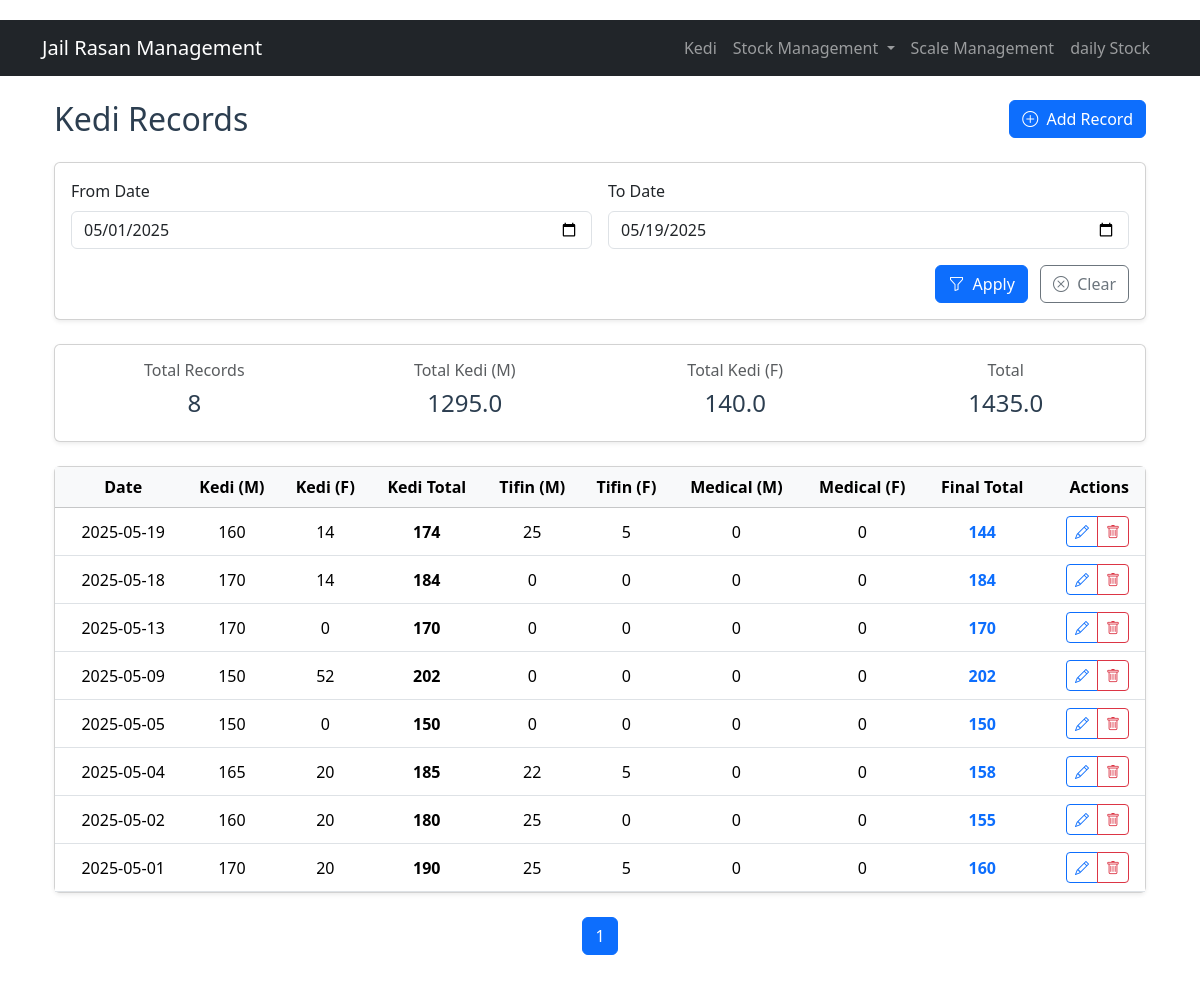
Page /kedi on the earlier database version.
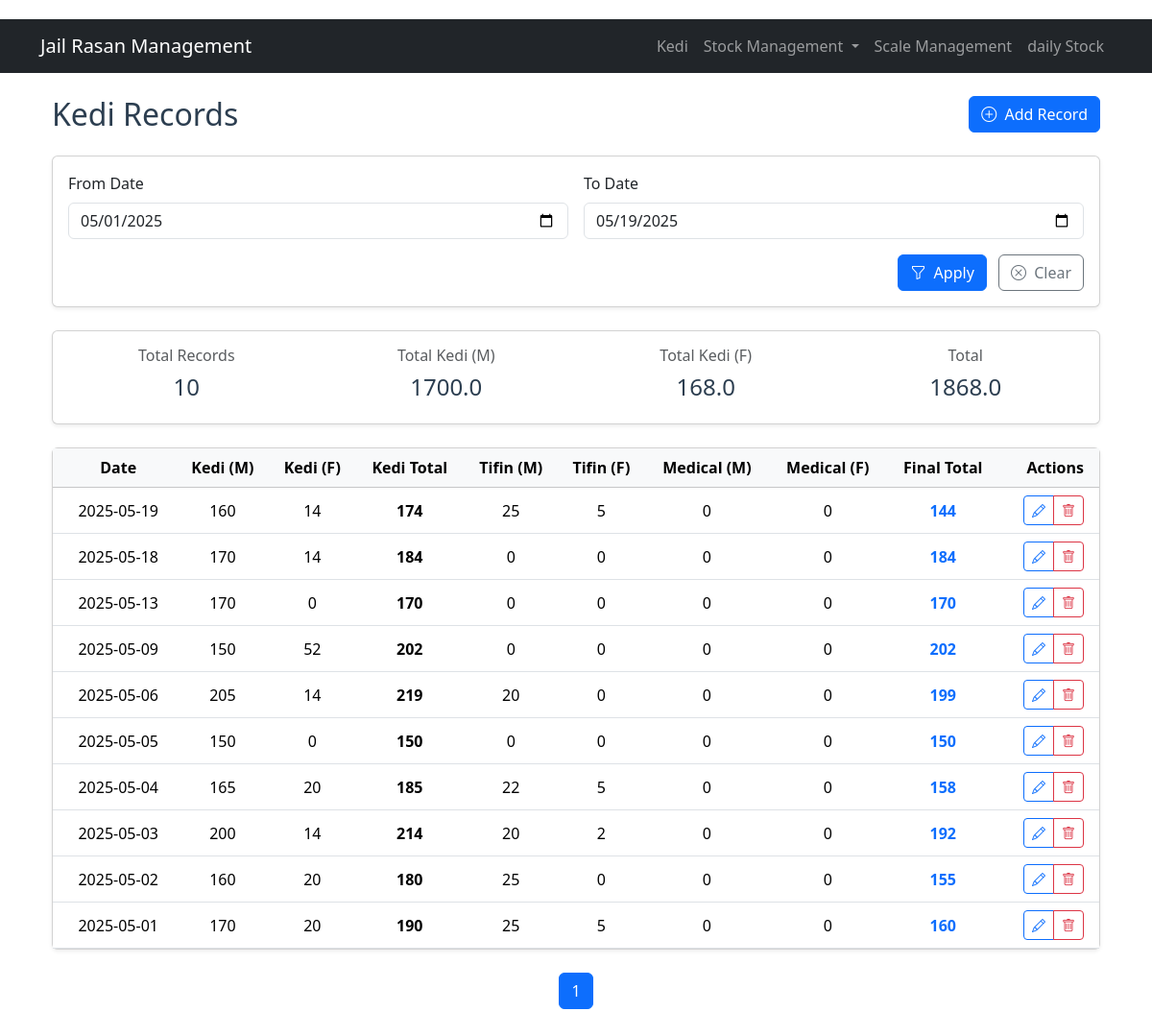
Same page on the later database version.
### models.py (models this page shows, shortened)
class RasanRecord(db.Model):
    id = db.Column(db.Integer, primary_key=True)
    date = db.Column(db.Date, nullable=False, unique=True)
    kedi_m = db.Column(db.Integer, nullable=False, default=0)
    kedi_f = db.Column(db.Integer, nullable=False, default=0)
    tifin_m = db.Column(db.Integer, nullable=False, default=0)
    tifin_f = db.Column(db.Integer, nullable=False, default=0)
    medical_m = db.Column(db.Integer, nullable=False, default=0)
    medical_f = db.Column(db.Integer, nullable=False, default=0)
    def total(self):
        return (self.kedi_m + self.kedi_f) - (self.tifin_m + self.tifin_f) - (self.medical_m + self.medical_f)
    def kedi_total(self):
        return self.kedi_m + self.kedi_f

### app.py (the view)
@app.route('/kedi')
def kedi():
    page = request.args.get('page', 1, type=int)
    query = RasanRecord.query.order_by(RasanRecord.date.desc())
    query = get_date_filters(query)
    pagination = query.paginate(page=page, per_page=10)
    return render_template('kedi/list.html',
                         records=pagination.items,
                         pagination=pagination)

### app.py (called while the page is built)
def get_date_filters(query):
    start_date = request.args.get('start_date')
    end_date = request.args.get('end_date')
    if start_date:
        query = query.filter(RasanRecord.date >= start_date)
    if end_date:
        query = query.filter(RasanRecord.date <= end_date)
    return query

### templates/kedi/list.html (shortened to what this page needs)
{% extends "base.html" %}
{% block content %}
<div class="container mt-4">
    <div class="d-flex justify-content-between align-items-center mb-4">
        <h2 class="mb-0">Kedi Records</h2>
        <div>
            <a href="{{ url_for('add_kedi') }}" class="btn btn-primary">
                <i class="bi bi-plus-circle me-1"></i> Add Record
            </a>
        </div>
    </div>
    <div class="card shadow-sm mb-4">
        <div class="card-body">
            <form method="GET" class="row g-3">
                <div class="col-md-6">
                    <label for="start_date" class="form-label">From Date</label>
                    <input type="date" class="form-control" id="start_date" name="start_date"
                           value="{{ request.args.get('start_date', '') }}">
                </div>
                <div class="col-md-6">
                    <label for="end_date" class="form-label">To Date</label>
                    <input type="date" class="form-control" id="end_date" name="end_date"
                           value="{{ request.args.get('end_date', '') }}">
                </div>
                <div class="col-12 text-end">
                    <button type="submit" class="btn btn-primary me-2">
                        <i class="bi bi-funnel me-1"></i> Apply
                    </button>
                    <a href="{{ url_for('kedi') }}" class="btn btn-outline-secondary">
                        <i class="bi bi-x-circle me-1"></i> Clear
                    </a>
                </div>
            </form>
        </div>
    </div>
<div class="card shadow-sm mb-4">
    <div class="card-body">
        <div class="row text-center">
            <div class="col-md-3">
                <h6 class="text-muted">Total Records</h6>
                <h4>{{ records|length }}</h4>
            </div>
            <div class="col-md-3">
                <h6 class="text-muted">Total Kedi (M)</h6>
                <h4>
                    {% set total_m = records|sum(attribute='kedi_m') %}
                    {{ "%.1f"|format(total_m) }}
                </h4>
            </div>
            <div class="col-md-3">
                <h6 class="text-muted">Total Kedi (F)</h6>
                <h4>
                    {% set total_f = records|sum(attribute='kedi_f') %}
                    {{ "%.1f"|format(total_f) }}
                </h4>
            </div>
            <div class="col-md-3">
                <h6 class="text-muted"> Total</h6>
                <h4>
                    {% set kedi_totals = records|map(attribute='kedi_m')|list + records|map(attribute='kedi_f')|list %}
                    {{ "%.1f"|format(kedi_totals|sum) }}
                </h4>
            </div>
        </div>
    </div>
</div>
    <div class="card shadow-sm">
        <div class="card-body p-0">
            <div class="table-responsive">
                <table class="table table-hover align-middle mb-0">
                    <thead class="table-light">
                        <tr>
                            <th class="ps-3">Date</th>
                            <th>Kedi (M)</th>
                            <th>Kedi (F)</th>
                            <th>Kedi Total</th>
                            <th>Tifin (M)</th>
                            <th>Tifin (F)</th>
                            <th>Medical (M)</th>
                            <th>Medical (F)</th>
                            <th>Final Total</th>
                            <th class="text-end pe-3">Actions</th>
                        </tr>
                    </thead>
                    <tbody>
                        {% for record in records %}
                        <tr>
                             <td class="ps-3">{{ record.date.strftime('%Y-%m-%d') }}</td>
    <td>{{ record.kedi_m }}</td>
    <td>{{ record.kedi_f }}</td>
    <td class="fw-bold">{{ record.kedi_total() }}</td>
    <td>{{ record.tifin_m }}</td>
    <td>{{ record.tifin_f }}</td>
    <td>{{ record.medical_m }}</td>
    <td>{{ record.medical_f }}</td>
    <td class="fw-bold text-primary">{{ record.total() }}</td>
                            <td class="text-end pe-3">
                                <div class="btn-group" role="group">
                                    <a href="{{ url_for('edit_kedi', id=record.id) }}"
                                       class="btn btn-sm btn-outline-primary"
                                       data-bs-toggle="tooltip" title="Edit">
                                        <i class="bi bi-pencil"></i>
                                    </a>
                                    <a href="{{ url_for('delete_kedi', id=record.id) }}"
                                       class="btn btn-sm btn-outline-danger"
                                       data-bs-toggle="tooltip" title="Delete"
                                       onclick="return confirm('Delete this record?')">
                                        <i class="bi bi-trash"></i>
                                    </a>
                                </div>
                            </td>
                        </tr>
                        {% endfor %}
                    </tbody>
                </table>
            </div>
        </div>
    </div>
    {% if pagination %}
    <nav class="mt-4">
        <ul class="pagination justify-content-center">
            {% for page_num in pagination.iter_pages() %}
                {% if page_num %}
                    <li class="page-item {% if page_num == pagination.page %}active{% endif %}">
                        <a class="page-link" href="{{ url_for('kedi', page=page_num, start_date=request.args.get('start_date'), end_date=request.args.get('end_date')) }}">
                            {{ page_num }}
                        </a>
                    </li>
                {% else %}
                    <li class="page-item disabled">
                        <span class="page-link">...</span>
                    </li>
                {% endif %}
            {% endfor %}
        </ul>
    </nav>
    {% endif %}
</div>
{% endblock %}

### templates/base.html (shortened to what this page needs)
<!DOCTYPE html>
<html lang="en">
<head>
    {% block styles %}
      <link href="https://cdn.jsdelivr.net/npm/bootstrap@5.3.6/dist/css/bootstrap.min.css" rel="stylesheet">
 <link rel="stylesheet" href="https://cdn.jsdelivr.net/npm/bootstrap-icons@1.13.1/font/bootstrap-icons.min.css">
    <link rel="stylesheet" href="{{ url_for('static', filename='style.css') }}">
    {% endblock %}
</head>
<body>
  <nav class="navbar navbar-expand-lg navbar-dark bg-dark">
    <div class="container">
        <a class="navbar-brand" href="{{ url_for('index') }}">Jail Rasan Management</a>
        <div class="collapse navbar-collapse" id="navbarNav">
            <ul class="navbar-nav ms-auto">
                <li class="nav-item">
                    <a class="nav-link" href="{{ url_for('kedi') }}">Kedi</a>
                </li>
                <li class="nav-item dropdown">
    <a class="nav-link dropdown-toggle" href="#" role="button" data-bs-toggle="dropdown">
        Stock Management
    </a>
</li>
                <li class="nav-item">
                    <a class="nav-link" href="{{ url_for('scale_list') }}">Scale Management</a>
                </li>
                 <li class="nav-item">
    <a class="nav-link" href="{{ url_for('daily_stock_movement') }}">daily Stock</a>
</li>
            </ul>
        </div>
    </div>
</nav>
<div class="container mt-4">
    {% block content %}{% endblock %}
</div>
</body>
</html>

### static/style.css (style rules this page uses)
body { padding-top: 20px; padding-bottom: 20px; }
.table th, .table td { vertical-align: middle; text-align: center; }
h2, h4 { color: #2c3e50; }

Differences in the rows shown:
added RasanRecord: date "2025-05-06", kedi_m "205", kedi_f "14", kedi_total "219", tifin_m "20", tifin_f "0", medical_m "0", medical_f "0", total "199"
added RasanRecord: date "2025-05-03", kedi_m "200", kedi_f "14", kedi_total "214", tifin_m "20", tifin_f "2", medical_m "0", medical_f "0", total "192"
Other differences:
{{ records|length }}: "8" → "10"
{{ "%.1f"|format(total_m) }}: "1295.0" → "1700.0"
{{ "%.1f"|format(total_f) }}: "140.0" → "168.0"
{{ "%.1f"|format(kedi_totals|sum) }}: "1435.0" → "1868.0"
